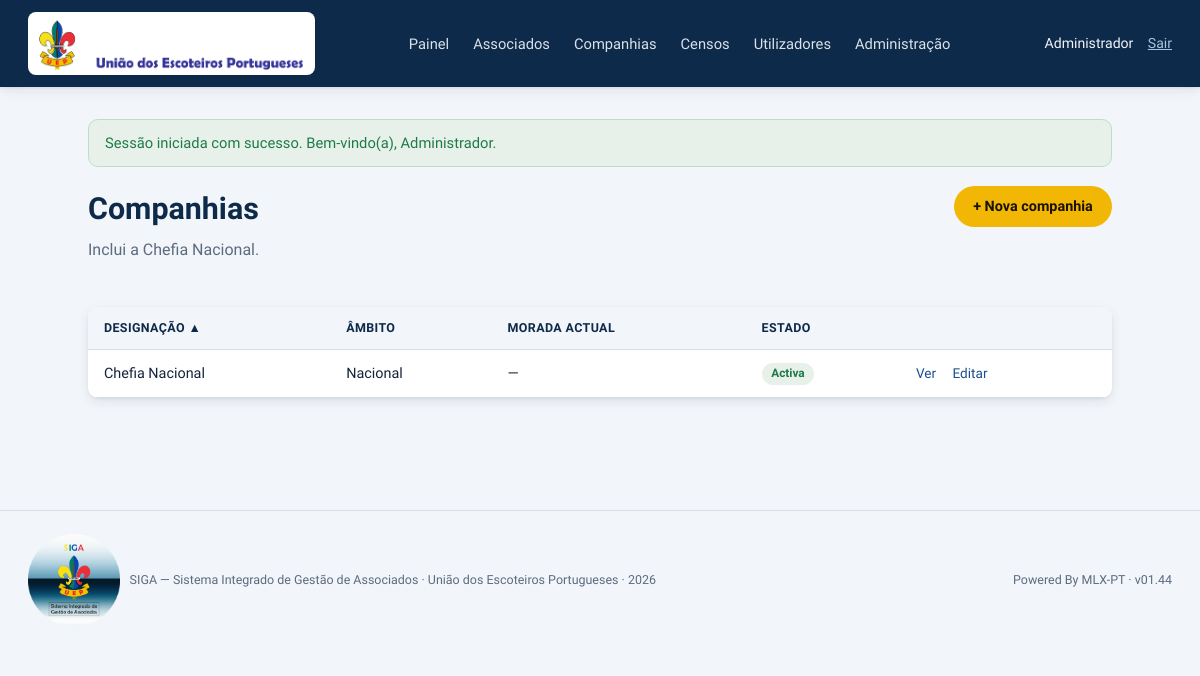
/companhias (signed in), run on the app's committed database.
### tables this page shows
CREATE TABLE companhias (
    Id INT NOT NULL AUTO_INCREMENT,
    Designacao VARCHAR(150) NOT NULL,
    ambito_global TINYINT(1) NOT NULL DEFAULT 0,
    Activo TINYINT(1) NOT NULL DEFAULT 1,
    PRIMARY KEY (Id),
    UNIQUE KEY uk_companhias_designacao (Designacao)
);

### app/Controllers/CompanhiasController.php (called while the page is built, shortened)
<?php
class CompanhiasController extends Controller
{
    public function index(): void
    {
        $companhiaModelo = new Companhia();
        if (Sessao::ehAdministrador()) {
            $companhias = $companhiaModelo->listarTodas();
        }
        [$ordenar, $direcao] = Tabela::normalizar(
            $_GET['ordenar'] ?? '',
            $_GET['direcao'] ?? '',
            ['Designacao', 'ambito_global', 'Morada->Morada', 'Activo'],
            'Designacao'
        );
        $companhias = Tabela::ordenarArray($companhias, $ordenar, $direcao);
        $this->vista('companhias/index', [
            'titulo'     => 'Companhias',
            'companhias' => $companhias,
            'ordenar'    => $ordenar,
            'direcao'    => $direcao,
        ]);
    }
}

### public/index.php (called while the page is built, shortened)
<?php
require_once __DIR__ . '/../app/autoload.php';
$config = require __DIR__ . '/../config/config.php';
$router = new Router();
$router->get('/login', [AuthController::class, 'mostrarLogin']);
$router->post('/login', [AuthController::class, 'autenticar']);
$router->post('/logout', [AuthController::class, 'terminarSessao']);
$router->get('/', [DashboardController::class, 'index']);
$router->get('/associados', [AssociadosController::class, 'index']);
$router->get('/associados/criar', [AssociadosController::class, 'criar']);
$router->post('/associados/criar', [AssociadosController::class, 'guardar']);
$router->get('/associados/{id}', [AssociadosController::class, 'ver']);
$router->get('/associados/{id}/editar', [AssociadosController::class, 'editar']);
$router->post('/associados/{id}/editar', [AssociadosController::class, 'atualizar']);
$router->post('/associados/{id}/desativar', [AssociadosController::class, 'desativar']);
$router->post('/associados/{id}/reativar', [AssociadosController::class, 'reativar']);
$router->get('/associados/{id}/morada/editar', [MoradasController::class, 'editarPessoa']);
$router->post('/associados/{id}/morada/corrigir', [MoradasController::class, 'corrigirPessoa']);
$router->post('/associados/{id}/morada/substituir', [MoradasController::class, 'substituirPessoa']);
$router->get('/associados/{id}/contactos', [ContactosController::class, 'gerir']);
$router->post('/associados/{id}/contactos/adicionar', [ContactosController::class, 'adicionar']);
$router->post('/associados/{id}/contactos/{idContacto}/editar', [ContactosController::class, 'editar']);
$router->post('/associados/{id}/contactos/{idContacto}/remover', [ContactosController::class, 'remover']);
$router->get('/associados/{id}/ficha-saude', [FichaSaudeController::class, 'gerir']);
$router->post('/associados/{id}/ficha-saude', [FichaSaudeController::class, 'guardar']);
$router->get('/companhias', [CompanhiasController::class, 'index']);
$router->get('/companhias/criar', [CompanhiasController::class, 'criar']);
$router->post('/companhias/criar', [CompanhiasController::class, 'guardar']);
$router->get('/companhias/{id}', [CompanhiasController::class, 'ver']);
$router->get('/companhias/{id}/editar', [CompanhiasController::class, 'editar']);
$router->post('/companhias/{id}/editar', [CompanhiasController::class, 'atualizar']);
$router->get('/companhias/{id}/morada/editar', [MoradasController::class, 'editarCompanhia']);
$router->post('/companhias/{id}/morada/corrigir', [MoradasController::class, 'corrigirCompanhia']);
$router->post('/companhias/{id}/morada/substituir', [MoradasController::class, 'substituirCompanhia']);
$router->get('/utilizadores', [UtilizadoresController::class, 'index']);
$router->get('/utilizadores/criar', [UtilizadoresController::class, 'criar']);
$router->post('/utilizadores/criar', [UtilizadoresController::class, 'guardar']);
$router->get('/utilizadores/{id}/editar', [UtilizadoresController::class, 'editar']);
$router->post('/utilizadores/{id}/editar', [UtilizadoresController::class, 'atualizar']);
$router->get('/admin', [AdminController::class, 'index']);
$router->get('/admin/anos-escotistas', [AnosEscotistasController::class, 'index']);
$router->get('/admin/anos-escotistas/criar', [AnosEscotistasController::class, 'criar']);
$router->post('/admin/anos-escotistas/criar', [AnosEscotistasController::class, 'guardar']);
$router->get('/admin/anos-escotistas/{id}/editar', [AnosEscotistasController::class, 'editar']);
$router->post('/admin/anos-escotistas/{id}/editar', [AnosEscotistasController::class, 'atualizar']);
$router->get('/censos', [CensosController::class, 'index']);
$router->post('/censos/{idAssociado}/{idAnoEscotista}/pago', [CensosController::class, 'marcarPago']);
$router->post('/censos/{idAssociado}/{idAnoEscotista}/nao-pago', [CensosController::class, 'marcarNaoPago']);
$router->get('/censos/{idAssociado}/{idAnoEscotista}/historico', [CensosController::class, 'historico']);
$router->get('/admin/referencias/{tabela}', [ReferenciasController::class, 'index']);
$router->get('/admin/referencias/{tabela}/criar', [ReferenciasController::class, 'criar']);
$router->post('/admin/referencias/{tabela}/criar', [ReferenciasController::class, 'guardar']);
$router->get('/admin/referencias/{tabela}/{id}/editar', [ReferenciasController::class, 'editar']);
$router->post('/admin/referencias/{tabela}/{id}/editar', [ReferenciasController::class, 'atualizar']);
$router->post('/admin/referencias/{tabela}/{id}/eliminar', [ReferenciasController::class, 'eliminar']);
$router->despachar($_SERVER['REQUEST_METHOD'], $_SERVER['REQUEST_URI']);

### app/Core/Sessao.php (called while the page is built, shortened)
<?php
class Sessao
{
    public static function autenticado(): bool
    {
        return !empty($_SESSION['utilizador']);
    }
    public static function ehAdministrador(): bool
    {
        return self::autenticado() && !empty($_SESSION['utilizador']['Administrador']);
    }
}

### app/autoload.php (called while the page is built, shortened)
<?php
spl_autoload_register(function (string $classe): void {
    $prefixo = 'App\\';
    $diretorioBase = __DIR__ . '/';
    $classeRelativa = substr($classe, strlen($prefixo));
    $caminho = $diretorioBase . str_replace('\\', '/', $classeRelativa) . '.php';
});

### config/config.php (called while the page is built)
<?php
return [
    'app' => [
        'nome'      => 'SIGA - Sistema Integrado de Gestão de Associados',
        'sigla'     => 'SIGA - UEP',
        'base_url'  => '/',
        'timezone'  => 'Europe/Lisbon',
        'versao'    => 'v01.44',
    ],
    'db' => [
        'host'    => getenv('SIGA_DB_HOST') ?: '127.0.0.1',
        'port'    => getenv('SIGA_DB_PORT') ?: '3306',
        'name'    => getenv('SIGA_DB_NAME') ?: 'siga',
        'user'    => getenv('SIGA_DB_USER') ?: 'usrSiga',
        'pass'    => getenv('SIGA_DB_PASS') ?: 'sigaUsr',
        'charset' => 'utf8mb4',
    ],
    'sessao' => [
        'nome'                => 'SIGA_SESSAO',
        'tempo_vida_minutos'  => 120,
    ],
    'documentos' => [
        'largura_cc' => null,
    ],
];

### app/Core/Database.php (called while the page is built, shortened)
<?php
class Database
{
    private static ?PDO $instancia = null;
    public static function ligacao(): PDO
    {
        if (self::$instancia === null) {
            $config = require __DIR__ . '/../../config/config.php';
            $db     = $config['db'];
            $dsn = sprintf(
                'mysql:host=%s;port=%s;dbname=%s;charset=%s',
                $db['host'],
                $db['port'],
                $db['name'],
                $db['charset']
            );
            try {
                self::$instancia = new PDO($dsn, $db['user'], $db['pass'], [
                    PDO::ATTR_ERRMODE            => PDO::ERRMODE_EXCEPTION,
                    PDO::ATTR_DEFAULT_FETCH_MODE  => PDO::FETCH_ASSOC,
                    PDO::ATTR_EMULATE_PREPARES    => false,
                ]);
            } catch (PDOException $e) {
                error_log('[SIGA] Falha de ligação à base de dados: ' . $e->getMessage());
                http_response_code(500);
                die('Não foi possível ligar à base de dados. Contacte o administrador do sistema.');
            }
        }
        return self::$instancia;
    }
}

### app/Core/Model.php (called while the page is built, shortened)
<?php
abstract class Model
{
    public function __construct()
    {
        $this->bd = Database::ligacao();
    }
}

### app/Models/Companhia.php (called while the page is built, shortened)
<?php
class Companhia extends Model
{
    public function listarTodas(): array
    {
        $stmt = $this->bd->query("SELECT * FROM companhias ORDER BY ambito_global DESC, Designacao");
        return $stmt->fetchAll();
    }
}

### app/Views/companhias/index.php (the view)
<div class="cabecalho-pagina">
    <div>
        <h1>Companhias</h1>
        <p class="subtitulo">Inclui a Chefia Nacional.</p>
    </div>
    <?php if (\App\Core\Sessao::ehAdministrador()): ?>
        <a href="/companhias/criar" class="botao botao-primario">+ Nova companhia</a>
    <?php endif; ?>
</div>
<?php if (empty($companhias)): ?>
    <p class="texto-vazio">Não existem companhias registadas.</p>
<?php else: ?>
<div class="tabela-envolvente">
    <table class="tabela">
        <thead>
            <tr>
                <th><?= \App\Core\Tabela::cabecalhoOrdenavel('Designacao', 'Designação', $ordenar, $direcao) ?></th>
                <th><?= \App\Core\Tabela::cabecalhoOrdenavel('ambito_global', 'Âmbito', $ordenar, $direcao) ?></th>
                <th><?= \App\Core\Tabela::cabecalhoOrdenavel('Morada->Morada', 'Morada actual', $ordenar, $direcao) ?></th>
                <?php if (\App\Core\Sessao::ehAdministrador()): ?><th><?= \App\Core\Tabela::cabecalhoOrdenavel('Activo', 'Estado', $ordenar, $direcao) ?></th><?php endif; ?>
                <th></th>
            </tr>
        </thead>
        <tbody>
            <?php foreach ($companhias as $companhia): ?>
                <tr>
                    <td><?= htmlspecialchars($companhia['Designacao']) ?></td>
                    <td><?= $companhia['ambito_global'] ? 'Nacional' : 'Local' ?></td>
                    <td><?= $companhia['Morada'] ? htmlspecialchars($companhia['Morada']['Morada']) : '—' ?></td>
                    <?php if (\App\Core\Sessao::ehAdministrador()): ?>
                    <td>
                        <span class="etiqueta etiqueta-<?= $companhia['Activo'] ? 'ativo' : 'inativo' ?>">
                            <?= $companhia['Activo'] ? 'Activa' : 'Inactiva' ?>
                        </span>
                    </td>
                    <?php endif; ?>
                    <td class="tabela-acoes">
                        <a href="/companhias/<?= (int) $companhia['Id'] ?>">Ver</a>
                        <?php if (\App\Core\Sessao::ehAdministrador()): ?>
                            <a href="/companhias/<?= (int) $companhia['Id'] ?>/editar">Editar</a>
                        <?php endif; ?>
                    </td>
                </tr>
            <?php endforeach; ?>
        </tbody>
    </table>
</div>
<?php endif; ?>

### app/Core/Router.php (shortened to what this page needs)
<?php
class Router
{
    private array $rotas = ['GET' => [], 'POST' => []];
    public function get(string $caminho, array $accao): void
    {
        $this->rotas['GET'][$caminho] = $accao;
    }
    public function post(string $caminho, array $accao): void
    {
        $this->rotas['POST'][$caminho] = $accao;
    }
    public function despachar(string $metodo, string $uri): void
    {
        $uri = parse_url($uri, PHP_URL_PATH);
        $uri = rtrim($uri, '/');
        $rotasMetodo = $this->rotas[$metodo] ?? [];
        foreach ($rotasMetodo as $padrao => $accao) {
            $parametros = $this->corresponde($padrao, $uri);
            if ($parametros !== null) {
                [$classe, $metodoAccao] = $accao;
                $controlador = new $classe();
                call_user_func_array([$controlador, $metodoAccao], $parametros);
                return;
            }
        }
    }
    private function corresponde(string $padrao, string $uri): ?array
    {
        $nomesParametros = [];
        $regex = preg_replace_callback('/\{([a-zA-Z_]+)\}/', function ($m) use (&$nomesParametros) {
            $nomesParametros[] = $m[1];
            return '([^/]+)';
        }, $padrao);
        $regex = '#^' . $regex . '$#';
        if (preg_match($regex, $uri, $valores)) {
            array_shift($valores);
            return array_values($valores);
        }
        return null;
    }
}

### public/assets/css/style.css (style rules this page uses)
:root { --verde-escoteiro: #0D2A4A; --verde-medio: #1B4F8C; --verde-claro: #5C87B3; --caqui: #A9C4DD; --creme: #F2F5F9; --papel: #FFFFFF; --texto: #17233A; --texto-suave: #5C6B80; --fogueira: #F2B705; --fogueira-clara: #F5CB43; --erro: #C6302B; --erro-fundo: #FBEAE7; --sucesso: #1E7A46; --sucesso-fundo: #E7F1EA; --borda: #D7DEE8; --sombra: 0 1px 2px rgba(13, 42, 74, 0.08), 0 4px 12px rgba(13, 42, 74, 0.08); --raio: 10px; --fonte-arredondada: 'Arial Rounded MT Bold', 'Arial Rounded MT', 'Varela Round', Arial, sans-serif; }
* { box-sizing: border-box; }
body { margin: 0; font-family: var(--fonte-arredondada); background: var(--creme); color: var(--texto); line-height: 1.5; }
h1, h2, h3 { font-family: var(--fonte-arredondada); color: var(--verde-escoteiro); font-weight: 700; margin: 0 0 0.4em; }
h1 { font-size: 1.9rem; }
a { color: var(--verde-medio); }
.subtitulo { color: var(--texto-suave); margin-top: -0.4em; margin-bottom: 1.4rem; }
.cabecalho-pagina { display: flex; align-items: flex-start; justify-content: space-between; gap: 1rem; margin-bottom: 1.4rem; flex-wrap: wrap; }
.botao { display: inline-block; padding: 0.6rem 1.2rem; border-radius: 999px; font-weight: 600; font-size: 0.9rem; text-decoration: none; border: none; cursor: pointer; transition: transform 0.08s ease, box-shadow 0.08s ease; }
.botao-primario { background: var(--fogueira); color: #1A1300; }
.tabela-envolvente { background: var(--papel); border-radius: var(--raio); box-shadow: var(--sombra); overflow: hidden; }
.tabela { width: 100%; border-collapse: collapse; font-size: 0.9rem; }
.tabela th, .tabela td { text-align: left; padding: 0.75rem 1rem; border-bottom: 1px solid var(--borda); }
.tabela th { background: var(--creme); color: var(--verde-escoteiro); font-size: 0.78rem; text-transform: uppercase; letter-spacing: 0.03em; }
.tabela-acoes a { margin-right: 0.8rem; font-size: 0.85rem; text-decoration: none; }
.etiqueta { display: inline-block; padding: 0.15rem 0.6rem; border-radius: 999px; font-size: 0.74rem; font-weight: 600; }
.etiqueta-ativo { background: var(--sucesso-fundo); color: var(--sucesso); }

### data on the page
companhias: Designacao "Chefia Nacional", ambito_global "Nacional", Activo "Activa"

### other printed values
$mensagem['texto'] "Sessão iniciada com sucesso. Bem-vindo(a), Administrador."
$rotulo "DESIGNAÇÃO ÂMBITO MORADA ACTUAL ESTADO"
$seta "▲"
